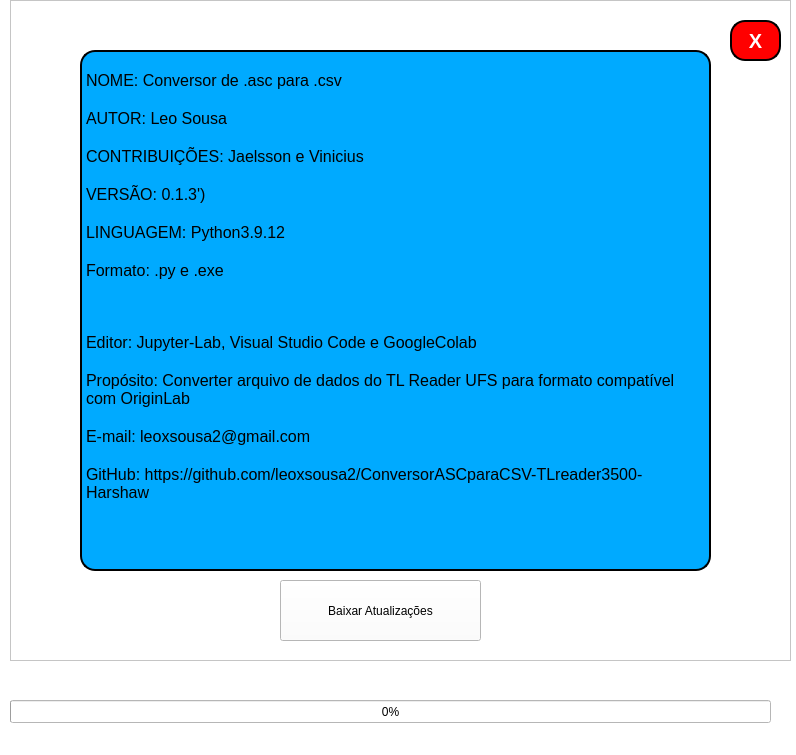
<?xml version="1.0" encoding="UTF-8"?>
<ui version="4.0">
 <class>tela_11</class>
 <widget class="QMainWindow" name="tela_11">
  <property name="geometry">
   <rect>
    <x>0</x>
    <y>0</y>
    <width>796</width>
    <height>755</height>
   </rect>
  </property>
  <property name="windowTitle">
   <string>MainWindow</string>
  </property>
  <property name="styleSheet">
   <string notr="true">background-color: rgb(255, 255, 255);</string>
  </property>
  <widget class="QWidget" name="centralwidget">
   <widget class="QLabel" name="label_3">
    <property name="geometry">
     <rect>
      <x>600</x>
      <y>40</y>
      <width>171</width>
      <height>171</height>
     </rect>
    </property>
    <property name="text">
     <string/>
    </property>
    <property name="pixmap">
     <pixmap>Imagens/Logo-DFI-UFS.jpg</pixmap>
    </property>
    <property name="scaledContents">
     <bool>true</bool>
    </property>
   </widget>
   <widget class="QLabel" name="label">
    <property name="geometry">
     <rect>
      <x>10</x>
      <y>40</y>
      <width>361</width>
      <height>151</height>
     </rect>
    </property>
    <property name="text">
     <string/>
    </property>
    <property name="pixmap">
     <pixmap>Imagens/logo-ufs_horizontal_positiva.png</pixmap>
    </property>
    <property name="scaledContents">
     <bool>true</bool>
    </property>
   </widget>
   <widget class="QLabel" name="label_2">
    <property name="geometry">
     <rect>
      <x>10</x>
      <y>220</y>
      <width>781</width>
      <height>91</height>
     </rect>
    </property>
    <property name="font">
     <font>
      <family>Yu Gothic UI Semibold</family>
      <pointsize>36</pointsize>
      <weight>75</weight>
      <italic>false</italic>
      <bold>true</bold>
      <underline>false</underline>
      <strikeout>false</strikeout>
      <kerning>true</kerning>
     </font>
    </property>
    <property name="layoutDirection">
     <enum>Qt::LeftToRight</enum>
    </property>
    <property name="styleSheet">
     <string notr="true">background-color: rgb(2, 93, 173);
color: rgb(255, 255, 255);
border-radius: 15px;
border-style: outset;
border-width: 2px;
border-color: black;</string>
    </property>
    <property name="text">
     <string>Conversor .asc/.csv</string>
    </property>
    <property name="scaledContents">
     <bool>false</bool>
    </property>
    <property name="alignment">
     <set>Qt::AlignCenter</set>
    </property>
    <property name="wordWrap">
     <bool>false</bool>
    </property>
   </widget>
   <widget class="QPushButton" name="pushButton_2">
    <property name="geometry">
     <rect>
      <x>200</x>
      <y>550</y>
      <width>351</width>
      <height>111</height>
     </rect>
    </property>
    <property name="font">
     <font>
      <pointsize>36</pointsize>
     </font>
    </property>
    <property name="styleSheet">
     <string notr="true">background-color: rgb(2, 90, 167);
color: rgb(255, 255, 255);</string>
    </property>
    <property name="text">
     <string>Converter</string>
    </property>
   </widget>
   <widget class="QPushButton" name="pushButton_1">
    <property name="geometry">
     <rect>
      <x>560</x>
      <y>400</y>
      <width>161</width>
      <height>51</height>
     </rect>
    </property>
    <property name="font">
     <font>
      <pointsize>10</pointsize>
     </font>
    </property>
    <property name="text">
     <string>Selecinar Arquivo</string>
    </property>
   </widget>
   <widget class="QLabel" name="label_5">
    <property name="geometry">
     <rect>
      <x>-170</x>
      <y>320</y>
      <width>1071</width>
      <height>71</height>
     </rect>
    </property>
    <property name="font">
     <font>
      <pointsize>16</pointsize>
      <weight>50</weight>
      <bold>false</bold>
     </font>
    </property>
    <property name="text">
     <string>Selecione o arquivo</string>
    </property>
    <property name="alignment">
     <set>Qt::AlignCenter</set>
    </property>
   </widget>
   <widget class="QTextBrowser" name="textBrowser">
    <property name="geometry">
     <rect>
      <x>130</x>
      <y>410</y>
      <width>421</width>
      <height>51</height>
     </rect>
    </property>
    <property name="font">
     <font>
      <pointsize>16</pointsize>
     </font>
    </property>
    <property name="styleSheet">
     <string notr="true">background-color: rgb(255, 255, 255);
border-radius: 15px;
border-style: outset;
border-width: 2px;
border-color: black;</string>
    </property>
    <property name="html">
     <string>&lt;!DOCTYPE HTML PUBLIC &quot;-//W3C//DTD HTML 4.0//EN&quot; &quot;http://www.w3.org/TR/REC-html40/strict.dtd&quot;&gt;
&lt;html&gt;&lt;head&gt;&lt;meta name=&quot;qrichtext&quot; content=&quot;1&quot; /&gt;&lt;style type=&quot;text/css&quot;&gt;
p, li { white-space: pre-wrap; }
&lt;/style&gt;&lt;/head&gt;&lt;body style=&quot; font-family:'MS Shell Dlg 2'; font-size:16pt; font-weight:400; font-style:normal;&quot;&gt;
&lt;p style=&quot;-qt-paragraph-type:empty; margin-top:0px; margin-bottom:0px; margin-left:0px; margin-right:0px; -qt-block-indent:0; text-indent:0px;&quot;&gt;&lt;br /&gt;&lt;/p&gt;&lt;/body&gt;&lt;/html&gt;</string>
    </property>
   </widget>
   <widget class="QProgressBar" name="progressBar_2">
    <property name="geometry">
     <rect>
      <x>10</x>
      <y>700</y>
      <width>761</width>
      <height>23</height>
     </rect>
    </property>
    <property name="value">
     <number>0</number>
    </property>
   </widget>
   <widget class="QLabel" name="label_6">
    <property name="geometry">
     <rect>
      <x>0</x>
      <y>470</y>
      <width>781</width>
      <height>71</height>
     </rect>
    </property>
    <property name="font">
     <font>
      <pointsize>16</pointsize>
      <weight>50</weight>
      <bold>false</bold>
     </font>
    </property>
    <property name="text">
     <string/>
    </property>
    <property name="alignment">
     <set>Qt::AlignCenter</set>
    </property>
   </widget>
   <widget class="QPushButton" name="pushButton_3">
    <property name="geometry">
     <rect>
      <x>110</x>
      <y>0</y>
      <width>93</width>
      <height>28</height>
     </rect>
    </property>
    <property name="text">
     <string>Sobre</string>
    </property>
   </widget>
   <widget class="QFrame" name="frame_1">
    <property name="geometry">
     <rect>
      <x>10</x>
      <y>0</y>
      <width>781</width>
      <height>661</height>
     </rect>
    </property>
    <property name="font">
     <font>
      <pointsize>12</pointsize>
     </font>
    </property>
    <property name="frameShape">
     <enum>QFrame::StyledPanel</enum>
    </property>
    <property name="frameShadow">
     <enum>QFrame::Raised</enum>
    </property>
    <widget class="QPushButton" name="pushButton_4">
     <property name="geometry">
      <rect>
       <x>720</x>
       <y>20</y>
       <width>51</width>
       <height>41</height>
      </rect>
     </property>
     <property name="font">
      <font>
       <pointsize>15</pointsize>
       <weight>75</weight>
       <bold>true</bold>
      </font>
     </property>
     <property name="styleSheet">
      <string notr="true">background-color: rgb(255, 0, 0);
color: rgb(255, 255, 255);
border-radius: 15px;
border-style: outset;
border-width: 2px;
border-color: black;</string>
     </property>
     <property name="text">
      <string>X</string>
     </property>
    </widget>
    <widget class="QTextBrowser" name="textBrowser_2">
     <property name="geometry">
      <rect>
       <x>70</x>
       <y>50</y>
       <width>631</width>
       <height>521</height>
      </rect>
     </property>
     <property name="styleSheet">
      <string notr="true">background-color: rgb(0, 170, 255);
color: rgb(255, 255, 255);
border-radius: 15px;
border-style: outset;
border-width: 2px;
border-color: black;

</string>
     </property>
     <property name="html">
      <string>&lt;!DOCTYPE HTML PUBLIC &quot;-//W3C//DTD HTML 4.0//EN&quot; &quot;http://www.w3.org/TR/REC-html40/strict.dtd&quot;&gt;
&lt;html&gt;&lt;head&gt;&lt;meta name=&quot;qrichtext&quot; content=&quot;1&quot; /&gt;&lt;style type=&quot;text/css&quot;&gt;
p, li { white-space: pre-wrap; }
&lt;/style&gt;&lt;/head&gt;&lt;body style=&quot; font-family:'MS Shell Dlg 2'; font-size:7.8pt; font-weight:400; font-style:normal;&quot;&gt;
&lt;p style=&quot;-qt-paragraph-type:empty; margin-top:0px; margin-bottom:0px; margin-left:0px; margin-right:0px; -qt-block-indent:0; text-indent:0px; font-size:9.75pt;&quot;&gt;&lt;br /&gt;&lt;/p&gt;
&lt;p style=&quot; margin-top:0px; margin-bottom:0px; margin-left:0px; margin-right:0px; -qt-block-indent:0; text-indent:0px;&quot;&gt;&lt;span style=&quot; font-family:'Consolas','Courier New','monospace'; font-size:12pt; color:#000000;&quot;&gt;NOME: Conversor de .asc para .csv&lt;/span&gt;&lt;/p&gt;
&lt;p style=&quot;-qt-paragraph-type:empty; margin-top:0px; margin-bottom:0px; margin-left:0px; margin-right:0px; -qt-block-indent:0; text-indent:0px; font-family:'Consolas','Courier New','monospace'; font-size:12pt; color:#000000;&quot;&gt;&lt;br /&gt;&lt;/p&gt;
&lt;p style=&quot; margin-top:0px; margin-bottom:0px; margin-left:0px; margin-right:0px; -qt-block-indent:0; text-indent:0px;&quot;&gt;&lt;span style=&quot; font-family:'Consolas','Courier New','monospace'; font-size:12pt; color:#000000;&quot;&gt;AUTOR: Leo Sousa&lt;/span&gt;&lt;/p&gt;
&lt;p style=&quot;-qt-paragraph-type:empty; margin-top:0px; margin-bottom:0px; margin-left:0px; margin-right:0px; -qt-block-indent:0; text-indent:0px; font-family:'Consolas','Courier New','monospace'; font-size:12pt; color:#000000;&quot;&gt;&lt;br /&gt;&lt;/p&gt;
&lt;p style=&quot; margin-top:0px; margin-bottom:0px; margin-left:0px; margin-right:0px; -qt-block-indent:0; text-indent:0px;&quot;&gt;&lt;span style=&quot; font-family:'Consolas','Courier New','monospace'; font-size:12pt; color:#000000;&quot;&gt;CONTRIBUIÇÕES: Jaelsson e Vinicius&lt;/span&gt;&lt;/p&gt;
&lt;p style=&quot;-qt-paragraph-type:empty; margin-top:0px; margin-bottom:0px; margin-left:0px; margin-right:0px; -qt-block-indent:0; text-indent:0px; font-family:'Consolas','Courier New','monospace'; font-size:12pt; color:#000000;&quot;&gt;&lt;br /&gt;&lt;/p&gt;
&lt;p style=&quot; margin-top:0px; margin-bottom:0px; margin-left:0px; margin-right:0px; -qt-block-indent:0; text-indent:0px;&quot;&gt;&lt;span style=&quot; font-family:'Consolas','Courier New','monospace'; font-size:12pt; color:#000000;&quot;&gt;VERSÃO: 0.1.3')&lt;/span&gt;&lt;/p&gt;
&lt;p style=&quot;-qt-paragraph-type:empty; margin-top:0px; margin-bottom:0px; margin-left:0px; margin-right:0px; -qt-block-indent:0; text-indent:0px; font-family:'Consolas','Courier New','monospace'; font-size:12pt; color:#000000;&quot;&gt;&lt;br /&gt;&lt;/p&gt;
&lt;p style=&quot; margin-top:0px; margin-bottom:0px; margin-left:0px; margin-right:0px; -qt-block-indent:0; text-indent:0px;&quot;&gt;&lt;span style=&quot; font-family:'Consolas','Courier New','monospace'; font-size:12pt; color:#000000;&quot;&gt;LINGUAGEM: Python3.9.12&lt;/span&gt;&lt;/p&gt;
&lt;p style=&quot;-qt-paragraph-type:empty; margin-top:0px; margin-bottom:0px; margin-left:0px; margin-right:0px; -qt-block-indent:0; text-indent:0px; font-family:'Consolas','Courier New','monospace'; font-size:12pt; color:#000000;&quot;&gt;&lt;br /&gt;&lt;/p&gt;
&lt;p style=&quot; margin-top:0px; margin-bottom:0px; margin-left:0px; margin-right:0px; -qt-block-indent:0; text-indent:0px;&quot;&gt;&lt;span style=&quot; font-family:'Consolas','Courier New','monospace'; font-size:12pt; color:#000000;&quot;&gt;Formato: .py e .exe&lt;/span&gt;&lt;/p&gt;
&lt;p style=&quot;-qt-paragraph-type:empty; margin-top:0px; margin-bottom:0px; margin-left:0px; margin-right:0px; -qt-block-indent:0; text-indent:0px; font-family:'Consolas','Courier New','monospace'; font-size:12pt; color:#000000;&quot;&gt;&lt;br /&gt;&lt;/p&gt;
&lt;p style=&quot;-qt-paragraph-type:empty; margin-top:0px; margin-bottom:0px; margin-left:0px; margin-right:0px; -qt-block-indent:0; text-indent:0px; font-size:9.75pt;&quot;&gt;&lt;br /&gt;&lt;/p&gt;
&lt;p style=&quot;-qt-paragraph-type:empty; margin-top:0px; margin-bottom:0px; margin-left:0px; margin-right:0px; -qt-block-indent:0; text-indent:0px; font-family:'Consolas','Courier New','monospace'; font-size:12pt; color:#000000;&quot;&gt;&lt;br /&gt;&lt;/p&gt;
&lt;p style=&quot; margin-top:0px; margin-bottom:0px; margin-left:0px; margin-right:0px; -qt-block-indent:0; text-indent:0px;&quot;&gt;&lt;span style=&quot; font-family:'Consolas','Courier New','monospace'; font-size:12pt; color:#000000;&quot;&gt;Editor: Jupyter-Lab, Visual Studio Code e GoogleColab&lt;/span&gt;&lt;/p&gt;
&lt;p style=&quot;-qt-paragraph-type:empty; margin-top:0px; margin-bottom:0px; margin-left:0px; margin-right:0px; -qt-block-indent:0; text-indent:0px; font-family:'Consolas','Courier New','monospace'; font-size:12pt; color:#000000;&quot;&gt;&lt;br /&gt;&lt;/p&gt;
&lt;p style=&quot; margin-top:0px; margin-bottom:0px; margin-left:0px; margin-right:0px; -qt-block-indent:0; text-indent:0px;&quot;&gt;&lt;span style=&quot; font-family:'Consolas','Courier New','monospace'; font-size:12pt; color:#000000;&quot;&gt;Propósito: Converter arquivo de dados do TL Reader UFS para formato compatível com OriginLab&lt;/span&gt;&lt;/p&gt;
&lt;p style=&quot;-qt-paragraph-type:empty; margin-top:0px; margin-bottom:0px; margin-left:0px; margin-right:0px; -qt-block-indent:0; text-indent:0px; font-family:'Consolas','Courier New','monospace'; font-size:12pt; color:#000000;&quot;&gt;&lt;br /&gt;&lt;/p&gt;
&lt;p style=&quot; margin-top:0px; margin-bottom:0px; margin-left:0px; margin-right:0px; -qt-block-indent:0; text-indent:0px;&quot;&gt;&lt;span style=&quot; font-family:'Consolas','Courier New','monospace'; font-size:12pt; color:#000000;&quot;&gt;E-mail: leoxsousa2@gmail.com&lt;/span&gt;&lt;/p&gt;
&lt;p style=&quot;-qt-paragraph-type:empty; margin-top:0px; margin-bottom:0px; margin-left:0px; margin-right:0px; -qt-block-indent:0; text-indent:0px; font-family:'Consolas','Courier New','monospace'; font-size:12pt; color:#000000;&quot;&gt;&lt;br /&gt;&lt;/p&gt;
&lt;p style=&quot; margin-top:0px; margin-bottom:0px; margin-left:0px; margin-right:0px; -qt-block-indent:0; text-indent:0px;&quot;&gt;&lt;span style=&quot; font-family:'Consolas','Courier New','monospace'; font-size:12pt; color:#000000;&quot;&gt;GitHub: https://github.com/leoxsousa2/ConversorASCparaCSV-TLreader3500-Harshaw&lt;/span&gt;&lt;/p&gt;
&lt;p style=&quot;-qt-paragraph-type:empty; margin-top:0px; margin-bottom:0px; margin-left:0px; margin-right:0px; -qt-block-indent:0; text-indent:0px; font-family:'Consolas','Courier New','monospace'; font-size:12pt; color:#000000;&quot;&gt;&lt;br /&gt;&lt;/p&gt;&lt;/body&gt;&lt;/html&gt;</string>
     </property>
    </widget>
    <widget class="QPushButton" name="pushButton_5">
     <property name="geometry">
      <rect>
       <x>270</x>
       <y>580</y>
       <width>201</width>
       <height>61</height>
      </rect>
     </property>
     <property name="text">
      <string>Baixar Atualizações</string>
     </property>
    </widget>
   </widget>
  </widget>
  <widget class="QStatusBar" name="statusbar"/>
 </widget>
 <resources/>
 <connections/>
</ui>
